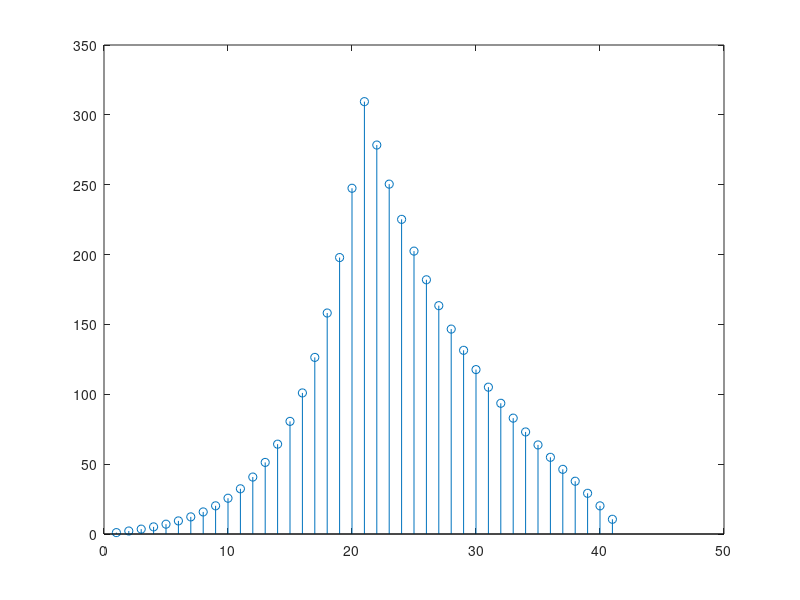

Here is the MATLAB script that generated this plot:
clc;
clear all;
x0=0:20 
for n1 = 0:20
x(n1+1)= 0.9.^n1;
end;
%stem(x,x0);

yt= -20:0
for n2 = 0:20
y(n2+1)= 0.8^(-1*n2);
end;

%Since conv(f(t),g(t)) = cross correlation (f(t),g(-t))
cross = conv(x,y)
stem(cross)

autocorrX = conv(x,x)
%stem(autocorrX)


